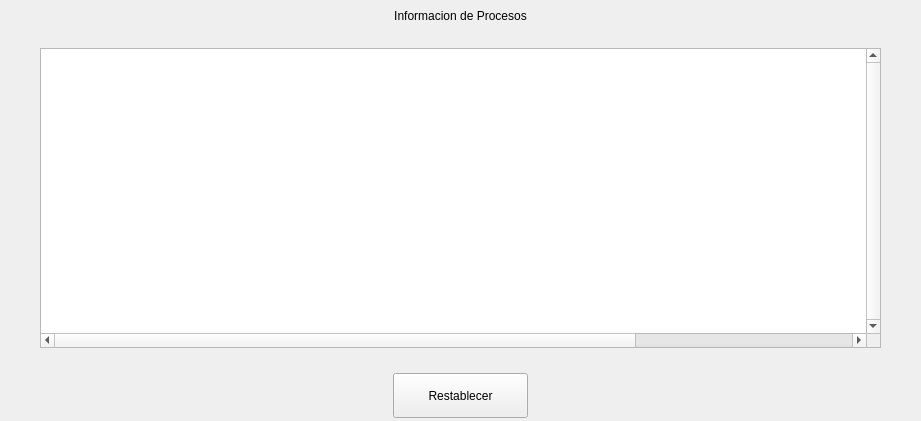
               <widget class="QWidget" name="page_Tiempos">
                <layout class="QVBoxLayout" name="verticalLayout_5">
                 <property name="spacing">
                  <number>25</number>
                 </property>
                 <property name="leftMargin">
                  <number>0</number>
                 </property>
                 <property name="topMargin">
                  <number>0</number>
                 </property>
                 <property name="rightMargin">
                  <number>0</number>
                 </property>
                 <property name="bottomMargin">
                  <number>0</number>
                 </property>
                 <item>
                  <spacer name="verticalSpacer_4">
                   <property name="orientation">
                    <enum>Qt::Vertical</enum>
                   </property>
                   <property name="sizeHint" stdset="0">
                    <size>
                     <width>20</width>
                     <height>9</height>
                    </size>
                   </property>
                  </spacer>
                 </item>
                 <item>
                  <widget class="QLabel" name="label_21">
                   <property name="styleSheet">
                    <string notr="true">font: 32pt &quot;Ink Free&quot;;</string>
                   </property>
                   <property name="text">
                    <string>Informacion de Procesos</string>
                   </property>
                   <property name="textFormat">
                    <enum>Qt::AutoText</enum>
                   </property>
                   <property name="alignment">
                    <set>Qt::AlignCenter</set>
                   </property>
                  </widget>
                 </item>
                 <item>
                  <layout class="QHBoxLayout" name="horizontalLayout_7">
                   <property name="spacing">
                    <number>0</number>
                   </property>
                   <item>
                    <spacer name="horizontalSpacer_7">
                     <property name="orientation">
                      <enum>Qt::Horizontal</enum>
                     </property>
                     <property name="sizeHint" stdset="0">
                      <size>
                       <width>40</width>
                       <height>20</height>
                      </size>
                     </property>
                    </spacer>
                   </item>
                   <item>
                    <widget class="QTableWidget" name="tableWidget_3">
                     <property name="enabled">
                      <bool>true</bool>
                     </property>
                     <property name="sizePolicy">
                      <sizepolicy hsizetype="Maximum" vsizetype="Maximum">
                       <horstretch>0</horstretch>
                       <verstretch>0</verstretch>
                      </sizepolicy>
                     </property>
                     <property name="minimumSize">
                      <size>
                       <width>841</width>
                       <height>300</height>
                      </size>
                     </property>
                     <property name="maximumSize">
                      <size>
                       <width>841</width>
                       <height>800</height>
                      </size>
                     </property>
                     <property name="cursor" stdset="0">
                      <cursorShape>ArrowCursor</cursorShape>
                     </property>
                     <property name="layoutDirection">
                      <enum>Qt::LeftToRight</enum>
                     </property>
                     <property name="autoFillBackground">
                      <bool>false</bool>
                     </property>
                     <property name="frameShape">
                      <enum>QFrame::StyledPanel</enum>
                     </property>
                     <property name="frameShadow">
                      <enum>QFrame::Sunken</enum>
                     </property>
                     <property name="lineWidth">
                      <number>1</number>
                     </property>
                     <property name="verticalScrollBarPolicy">
                      <enum>Qt::ScrollBarAlwaysOn</enum>
                     </property>
                     <property name="horizontalScrollBarPolicy">
                      <enum>Qt::ScrollBarAlwaysOn</enum>
                     </property>
                     <property name="sizeAdjustPolicy">
                      <enum>QAbstractScrollArea::AdjustIgnored</enum>
                     </property>
                     <property name="autoScroll">
                      <bool>true</bool>
                     </property>
                     <property name="autoScrollMargin">
                      <number>16</number>
                     </property>
                     <property name="editTriggers">
                      <set>QAbstractItemView::NoEditTriggers</set>
                     </property>
                     <property name="tabKeyNavigation">
                      <bool>true</bool>
                     </property>
                     <property name="showDropIndicator" stdset="0">
                      <bool>true</bool>
                     </property>
                     <property name="dragEnabled">
                      <bool>false</bool>
                     </property>
                     <property name="dragDropMode">
                      <enum>QAbstractItemView::NoDragDrop</enum>
                     </property>
                     <property name="alternatingRowColors">
                      <bool>false</bool>
                     </property>
                     <property name="selectionMode">
                      <enum>QAbstractItemView::SingleSelection</enum>
                     </property>
                     <property name="selectionBehavior">
                      <enum>QAbstractItemView::SelectRows</enum>
                     </property>
                     <property name="iconSize">
                      <size>
                       <width>0</width>
                       <height>0</height>
                      </size>
                     </property>
                     <property name="textElideMode">
                      <enum>Qt::ElideRight</enum>
                     </property>
                     <property name="verticalScrollMode">
                      <enum>QAbstractItemView::ScrollPerPixel</enum>
                     </property>
                     <property name="horizontalScrollMode">
                      <enum>QAbstractItemView::ScrollPerPixel</enum>
                     </property>
                     <property name="showGrid">
                      <bool>true</bool>
                     </property>
                     <property name="gridStyle">
                      <enum>Qt::SolidLine</enum>
                     </property>
                     <property name="wordWrap">
                      <bool>true</bool>
                     </property>
                     <attribute name="horizontalHeaderVisible">
                      <bool>false</bool>
                     </attribute>
                     <attribute name="horizontalHeaderCascadingSectionResizes">
                      <bool>false</bool>
                     </attribute>
                     <attribute name="horizontalHeaderDefaultSectionSize">
                      <number>103</number>
                     </attribute>
                     <attribute name="horizontalHeaderHighlightSections">
                      <bool>false</bool>
                     </attribute>
                     <attribute name="horizontalHeaderMinimumSectionSize">
                      <number>39</number>
                     </attribute>
                     <attribute name="horizontalHeaderStretchLastSection">
                      <bool>true</bool>
                     </attribute>
                     <attribute name="verticalHeaderVisible">
                      <bool>false</bool>
                     </attribute>
                     <attribute name="verticalHeaderCascadingSectionResizes">
                      <bool>false</bool>
                     </attribute>
                     <attribute name="verticalHeaderHighlightSections">
                      <bool>true</bool>
                     </attribute>
                     <attribute name="verticalHeaderShowSortIndicator" stdset="0">
                      <bool>false</bool>
                     </attribute>
                     <attribute name="verticalHeaderStretchLastSection">
                      <bool>false</bool>
                     </attribute>
                     <column>
                      <property name="text">
                       <string>ID</string>
                      </property>
                     </column>
                     <column>
                      <property name="text">
                       <string>Estado</string>
                      </property>
                     </column>
                     <column>
                      <property name="text">
                       <string>T.Llegada</string>
                      </property>
                     </column>
                     <column>
                      <property name="text">
                       <string>T.Finalizacion</string>
                      </property>
                     </column>
                     <column>
                      <property name="text">
                       <string>T.Retorno</string>
                      </property>
                     </column>
                     <column>
                      <property name="text">
                       <string>T.Respuesta</string>
                      </property>
                     </column>
                     <column>
                      <property name="text">
                       <string>T.Espera</string>
                      </property>
                     </column>
                     <column>
                      <property name="text">
                       <string>T.Servicio</string>
                      </property>
                     </column>
                     <column>
                      <property name="text">
                       <string>TME</string>
                      </property>
                     </column>
                     <column>
                      <property name="text">
                       <string>Operacion</string>
                      </property>
                     </column>
                     <column>
                      <property name="text">
                       <string>Resultado</string>
                      </property>
                     </column>
                    </widget>
                   </item>
                   <item>
                    <spacer name="horizontalSpacer_8">
                     <property name="orientation">
                      <enum>Qt::Horizontal</enum>
                     </property>
                     <property name="sizeHint" stdset="0">
                      <size>
                       <width>40</width>
                       <height>20</height>
                      </size>
                     </property>
                    </spacer>
                   </item>
                  </layout>
                 </item>
                 <item>
                  <layout class="QHBoxLayout" name="horizontalLayout_6">
                   <item>
                    <spacer name="horizontalSpacer_5">
                     <property name="orientation">
                      <enum>Qt::Horizontal</enum>
                     </property>
                     <property name="sizeHint" stdset="0">
                      <size>
                       <width>40</width>
                       <height>20</height>
                      </size>
                     </property>
                    </spacer>
                   </item>
                   <item>
                    <widget class="QPushButton" name="pushButton_8">
                     <property name="minimumSize">
                      <size>
                       <width>135</width>
                       <height>45</height>
                      </size>
                     </property>
                     <property name="maximumSize">
                      <size>
                       <width>135</width>
                       <height>45</height>
                      </size>
                     </property>
                     <property name="cursor">
                      <cursorShape>PointingHandCursor</cursorShape>
                     </property>
                     <property name="text">
                      <string>Restablecer</string>
                     </property>
                    </widget>
                   </item>
                   <item>
                    <spacer name="horizontalSpacer_6">
                     <property name="orientation">
                      <enum>Qt::Horizontal</enum>
                     </property>
                     <property name="sizeHint" stdset="0">
                      <size>
                       <width>40</width>
                       <height>20</height>
                      </size>
                     </property>
                    </spacer>
                   </item>
                  </layout>
                 </item>
                 <item>
                  <spacer name="verticalSpacer_5">
                   <property name="orientation">
                    <enum>Qt::Vertical</enum>
                   </property>
                   <property name="sizeHint" stdset="0">
                    <size>
                     <width>20</width>
                     <height>3</height>
                    </size>
                   </property>
                  </spacer>
                 </item>
                </layout>
               </widget>
